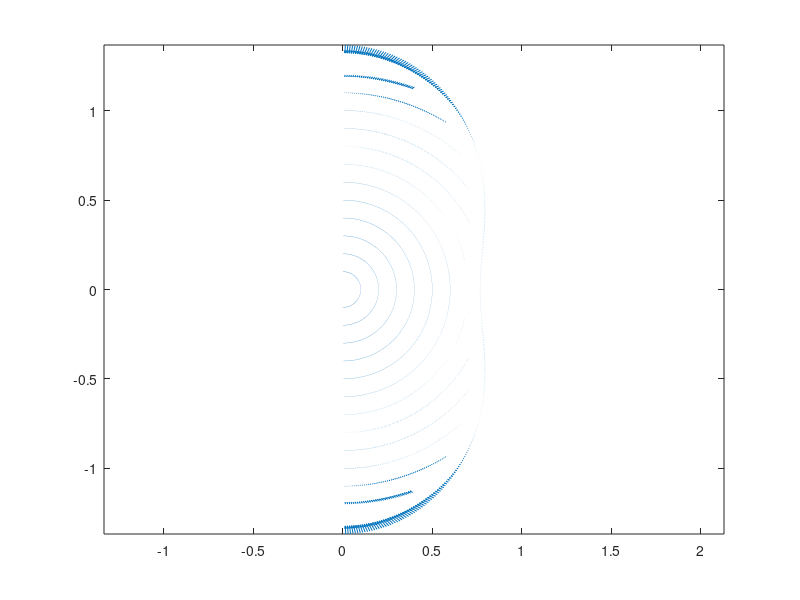

The MATLAB script that drew this image:
                                                           clear

polVel = dlmread('polarVelCase1.txt');
radVel = dlmread('radialVelCase1.txt');

rS = polVel(:,1);
tS = polVel(:,2);
I = length(tS);

x = zeros(I,1);
z = zeros(I,1);
Vx = zeros(I,1);
Vz = zeros(I,1);


for i = 1:I
    theta = tS(i);
    rdius = rS(i);
    
    %vr = -abs(polVel(i,3));
    vr = polVel(i,3);
    vt = radVel(i,3);
        
    x(i) = sin(theta)*rdius;
    z(i) = cos(theta)*rdius;
    theta_rec(i) = atan2(x(i),z(i));
    
    %theta - theta_rec(i)
    
    Vx(i) = cos(theta)*vr;
    Vx(i) = Vx(i) + sin(theta)*vt;
    Vz(i) = sin(theta)*vr;
    Vz(i) = Vz(i) - cos(theta)*vt;
end


quiver(x, z, Vx, Vz);
axis equal

%plot(1:I,tS,'+',1:I,theta_rec,'o')

